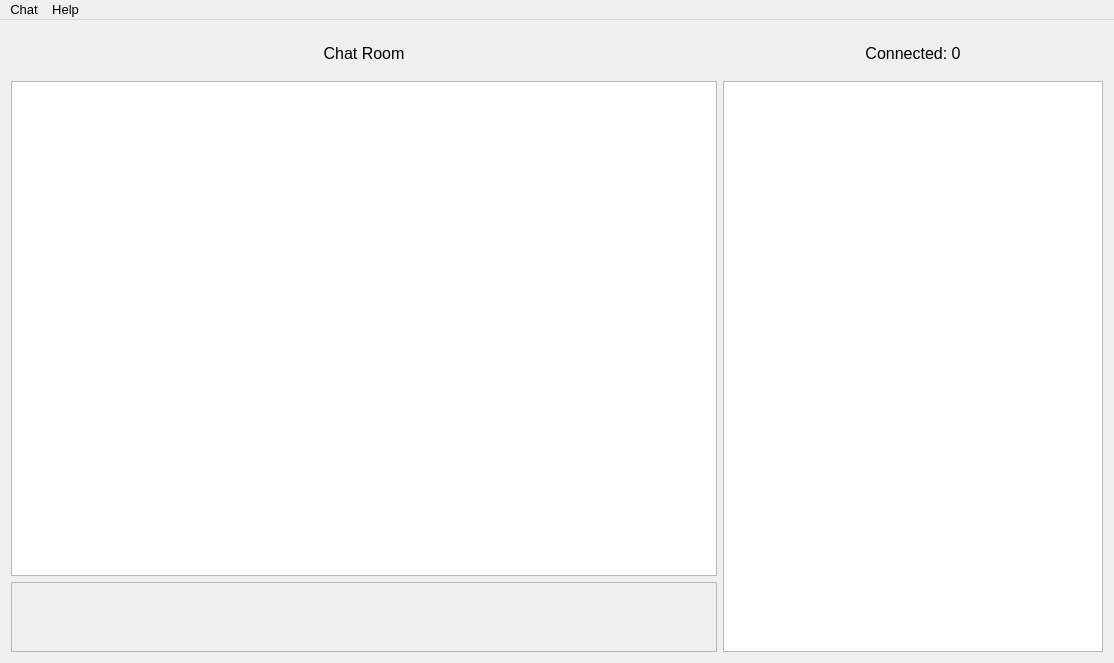
<?xml version="1.0" encoding="UTF-8"?>
<ui version="4.0">
 <class>MainWindow</class>
 <widget class="QMainWindow" name="MainWindow">
  <property name="geometry">
   <rect>
    <x>0</x>
    <y>0</y>
    <width>1114</width>
    <height>663</height>
   </rect>
  </property>
  <property name="windowTitle">
   <string>Silent</string>
  </property>
  <property name="styleSheet">
   <string notr="true"/>
  </property>
  <property name="locale">
   <locale language="English" country="UnitedStates"/>
  </property>
  <property name="iconSize">
   <size>
    <width>128</width>
    <height>128</height>
   </size>
  </property>
  <widget class="QWidget" name="centralWidget">
   <layout class="QVBoxLayout" name="verticalLayout_2">
    <item>
     <layout class="QVBoxLayout" name="verticalLayout" stretch="7,90">
      <item>
       <layout class="QHBoxLayout" name="horizontalLayout_3" stretch="65,35">
        <item>
         <widget class="QLabel" name="label_chatRoom">
          <property name="font">
           <font>
            <family>Segoe UI</family>
            <pointsize>12</pointsize>
           </font>
          </property>
          <property name="styleSheet">
           <string notr="true"/>
          </property>
          <property name="locale">
           <locale language="English" country="UnitedStates"/>
          </property>
          <property name="text">
           <string>Chat Room</string>
          </property>
          <property name="alignment">
           <set>Qt::AlignCenter</set>
          </property>
         </widget>
        </item>
        <item>
         <widget class="QLabel" name="label_connectedCount">
          <property name="font">
           <font>
            <family>Segoe UI</family>
            <pointsize>12</pointsize>
           </font>
          </property>
          <property name="styleSheet">
           <string notr="true"/>
          </property>
          <property name="locale">
           <locale language="English" country="UnitedStates"/>
          </property>
          <property name="text">
           <string>Connected: 0</string>
          </property>
          <property name="alignment">
           <set>Qt::AlignCenter</set>
          </property>
         </widget>
        </item>
       </layout>
      </item>
      <item>
       <layout class="QHBoxLayout" name="horizontalLayout_2" stretch="65,35">
        <item>
         <layout class="QVBoxLayout" name="verticalLayout_4" stretch="90,10">
          <property name="sizeConstraint">
           <enum>QLayout::SetDefaultConstraint</enum>
          </property>
          <item>
           <widget class="QPlainTextEdit" name="plainTextEdit">
            <property name="font">
             <font>
              <family>Segoe UI</family>
              <pointsize>10</pointsize>
             </font>
            </property>
            <property name="styleSheet">
             <string notr="true"/>
            </property>
            <property name="readOnly">
             <bool>true</bool>
            </property>
           </widget>
          </item>
          <item>
           <widget class="CustomQPlainTextEdit" name="plainTextEdit_input">
            <property name="enabled">
             <bool>false</bool>
            </property>
            <property name="sizePolicy">
             <sizepolicy hsizetype="Expanding" vsizetype="Expanding">
              <horstretch>0</horstretch>
              <verstretch>0</verstretch>
             </sizepolicy>
            </property>
            <property name="font">
             <font>
              <family>Segoe UI</family>
              <pointsize>10</pointsize>
             </font>
            </property>
            <property name="styleSheet">
             <string notr="true"/>
            </property>
            <property name="locale">
             <locale language="Russian" country="Russia"/>
            </property>
           </widget>
          </item>
         </layout>
        </item>
        <item>
         <layout class="QVBoxLayout" name="verticalLayout_3" stretch="45">
          <property name="spacing">
           <number>5</number>
          </property>
          <item>
           <widget class="SListWidget" name="listWidget_users">
            <property name="font">
             <font>
              <pointsize>10</pointsize>
             </font>
            </property>
            <property name="styleSheet">
             <string notr="true"/>
            </property>
           </widget>
          </item>
         </layout>
        </item>
       </layout>
      </item>
     </layout>
    </item>
   </layout>
  </widget>
  <widget class="QMenuBar" name="menuBar">
   <property name="geometry">
    <rect>
     <x>0</x>
     <y>0</y>
     <width>1114</width>
     <height>28</height>
    </rect>
   </property>
   <property name="font">
    <font>
     <pointsize>10</pointsize>
    </font>
   </property>
   <property name="styleSheet">
    <string notr="true"/>
   </property>
   <widget class="QMenu" name="menuChat">
    <property name="font">
     <font>
      <pointsize>10</pointsize>
     </font>
    </property>
    <property name="styleSheet">
     <string notr="true"/>
    </property>
    <property name="title">
     <string>Chat</string>
    </property>
    <addaction name="actionConnect"/>
    <addaction name="separator"/>
    <addaction name="actionSettings"/>
   </widget>
   <widget class="QMenu" name="menuHelp">
    <property name="font">
     <font>
      <pointsize>10</pointsize>
     </font>
    </property>
    <property name="styleSheet">
     <string notr="true"/>
    </property>
    <property name="title">
     <string>Help</string>
    </property>
    <addaction name="actionAbout_2"/>
   </widget>
   <addaction name="menuChat"/>
   <addaction name="menuHelp"/>
  </widget>
  <action name="actionAbout">
   <property name="text">
    <string>About</string>
   </property>
   <property name="font">
    <font>
     <family>Segoe UI</family>
    </font>
   </property>
  </action>
  <action name="actionConnect">
   <property name="text">
    <string>Connect</string>
   </property>
   <property name="font">
    <font>
     <family>Segoe UI</family>
    </font>
   </property>
  </action>
  <action name="actionSettings">
   <property name="text">
    <string>Settings</string>
   </property>
   <property name="font">
    <font>
     <family>Segoe UI</family>
    </font>
   </property>
  </action>
  <action name="actionAbout_2">
   <property name="text">
    <string>About Silent</string>
   </property>
   <property name="font">
    <font>
     <family>Segoe UI</family>
    </font>
   </property>
  </action>
  <action name="actionCheck_for_Updated">
   <property name="text">
    <string>Check for Updates</string>
   </property>
   <property name="font">
    <font>
     <family>Segoe UI</family>
    </font>
   </property>
  </action>
 </widget>
 <layoutdefault spacing="6" margin="11"/>
 <customwidgets>
  <customwidget>
   <class>CustomQPlainTextEdit</class>
   <extends>QPlainTextEdit</extends>
   <header>../src/View/CustomQPlainTextEdit/customqplaintextedit.h</header>
  </customwidget>
  <customwidget>
   <class>SListWidget</class>
   <extends>QListWidget</extends>
   <header>../src/View/CustomList/SListWidget/slistwidget.h</header>
  </customwidget>
 </customwidgets>
 <resources/>
 <connections/>
</ui>
